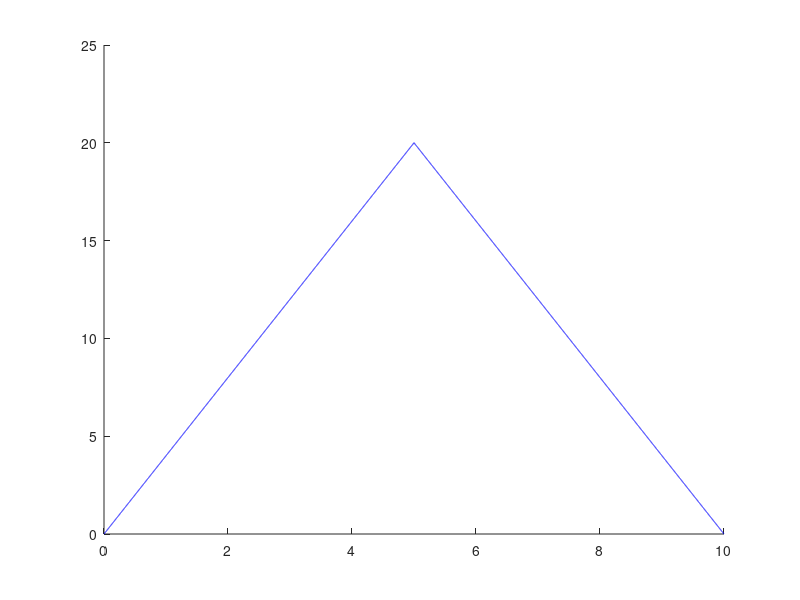

This chart was generated by the following MATLAB code: (Note: this script raises an error after producing the figure.)
% ON if Uout > Ulim
% OFF if Uout > Ulim && time from ON > to

clc
clear

R1 = 100e3;
R2 = 10e3;
C = 10e-6;

tstep = 0.001;
start = 0;
stop = 10-tstep;
t = (start:tstep:stop);
Nt = -(start-stop)/tstep+1;

Ulim = 8;
%Наклон треугольного импульса
k = 4;
to = 300;

%Счётчики циклов
first = 0;
second = 0;

Time_limit = 0.4;

%Кривое создание треугольного импульса
Uin = t(1 : Nt/2)*k;
Uin(Nt/2 : Nt) = t(Nt/2 : Nt)*(-k) + 40;
Uout = zeros(1,Nt);

k1 = 0;
k2 = 0;


circ_num_out  =[]; 
circuit_num = 1;   % Номер схемы

local_time = 0;

for i = 1 : Nt-1
    time = t(i)

    switch circuit_num
        case 1
            Uout(i+1) = tstep/(R1*C) * (Uin(i) - Uout(i)) + Uout(i);

        case 2
            Uout(i+1) = tstep/(R1*C) * (Uin(i) - Uout(i)) - tstep/(R2*C)*Uout(i) + ...
                + Uout(i);
    end

    if Uout(i) > Ulim
        local_time = time;
        circuit_num = 2;
    else
        if time - local_time > Time_limit
            circuit_num = 1;
        end
    end

    circ_num_out(i) = circuit_num;
end

circ_num_out(end+1) = circ_num_out(end);

figure
hold on
plot(t,Uin, 'b')
yline (Ulim)
plot(t, Uout, 'r');
plot(t, circ_num_out, 'k');






















